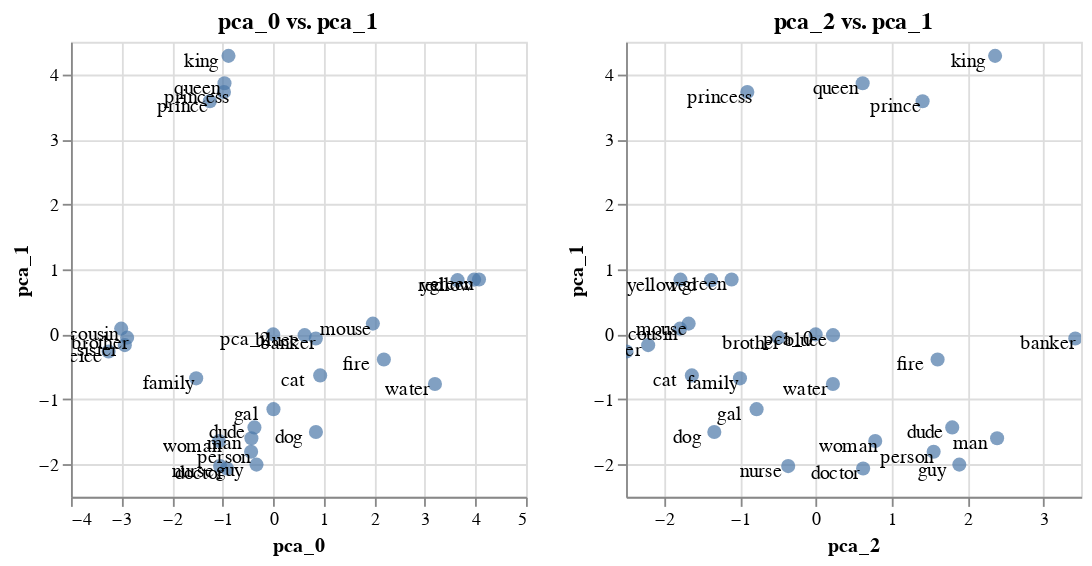

Notebook code for this chart:
### Markdown cell above
Note that we can increase the number of components and still only plot a few.

### Code cell
pca_emb = emb.transform(pca(3))

pca_emb.plot_interactive('pca_0', 'pca_1').properties(width=s, height=s) | pca_emb.plot_interactive('pca_2', 'pca_1').properties(width=s, height=s)

### Figure 1 — Vega-Lite specification as saved in the notebook (floating-point values rounded to 4 significant figures)
{"config": {"view": {"continuousWidth": 400, "continuousHeight": 300}}, "hconcat": [{"layer": [{"mark": {"type": "circle", "size": 60}, "encoding": {"tooltip": [{"type": "nominal", "field": "name"}, {"type": "nominal", "field": "original"}], "x": {"type": "quantitative", "axis": {"title": "pca_0"}, "field": "x_axis"}, "y": {"type": "quantitative", "axis": {"title": "pca_1"}, "field": "y_axis"}}, "selection": {"selector035": {"type": "interval", "bind": "scales", "encodings": ["x", "y"]}}, "title": "pca_0 vs. pca_1"}, {"mark": {"type": "text", "color": "black", "dx": -15, "dy": 3}, "encoding": {"text": {"type": "nominal", "field": "original"}, "x": {"type": "quantitative", "axis": {"title": "pca_0"}, "field": "x_axis"}, "y": {"type": "quantitative", "axis": {"title": "pca_1"}, "field": "y_axis"}}}], "data": {"name": "data-34161eebc7e6103e8e00b60ac821ba4b"}, "height": 250, "width": 250}, {"layer": [{"mark": {"type": "circle", "size": 60}, "encoding": {"tooltip": [{"type": "nominal", "field": "name"}, {"type": "nominal", "field": "original"}], "x": {"type": "quantitative", "axis": {"title": "pca_2"}, "field": "x_axis"}, "y": {"type": "quantitative", "axis": {"title": "pca_1"}, "field": "y_axis"}}, "selection": {"selector036": {"type": "interval", "bind": "scales", "encodings": ["x", "y"]}}, "title": "pca_2 vs. pca_1"}, {"mark": {"type": "text", "color": "black", "dx": -15, "dy": 3}, "encoding": {"text": {"type": "nominal", "field": "original"}, "x": {"type": "quantitative", "axis": {"title": "pca_2"}, "field": "x_axis"}, "y": {"type": "quantitative", "axis": {"title": "pca_1"}, "field": "y_axis"}}}], "data": {"name": "data-9f0900497201e19fb0785dd92e78e04e"}, "height": 250, "width": 250}], "$schema": "https://vega.github.io/schema/vega-lite/v4.0.2.json", "datasets": {"data-34161eebc7e6103e8e00b60ac821ba4b": [{"x_axis": -1.254, "y_axis": 3.587, "name": "prince", "original": "prince"}, {"x_axis": -0.9741, "y_axis": 3.729, "name": "princess", "original": "princess"}, {"x_axis": -1.05, "y_axis": -2.027, "name": "nurse", "original": "nurse"}, {"x_axis": -0.9151, "y_axis": -2.064, "name": "doctor", "original": "doctor"}, {"x_axis": 0.843, "y_axis": -0.06273, "name": "banker", "original": "banker"}, {"x_axis": -0.4313, "y_axis": -1.598, "name": "man", "original": "man"}, {"x_axis": -1.073, "y_axis": -1.642, "name": "woman", "original": "woman"}, {"x_axis": -3.007, "y_axis": 0.08845, "name": "cousin", "original": "cousin"}, {"x_axis": -3.256, "y_axis": -0.2641, "name": "neice", "original": "neice"}, {"x_axis": -0.8844, "y_axis": 4.284, "name": "king", "original": "king"}, {"x_axis": -0.9638, "y_axis": 3.863, "name": "queen", "original": "queen"}, {"x_axis": -0.3714, "y_axis": -1.431, "name": "dude", "original": "dude"}, {"x_axis": -0.3302, "y_axis": -2.004, "name": "guy", "original": "guy"}, {"x_axis": 0.005235, "y_axis": -1.151, "name": "gal", "original": "gal"}, {"x_axis": 2.189, "y_axis": -0.3875, "name": "fire", "original": "fire"}, {"x_axis": 0.8451, "y_axis": -1.501, "name": "dog", "original": "dog"}, {"x_axis": 0.9291, "y_axis": -0.6315, "name": "cat", "original": "cat"}, {"x_axis": 1.972, "y_axis": 0.1653, "name": "mouse", "original": "mouse"}, {"x_axis": 3.646, "y_axis": 0.834, "name": "red", "original": "red"}, {"x_axis": 0.6217, "y_axis": -0.01162, "name": "bluee", "original": "bluee"}, {"x_axis": 4.071, "y_axis": 0.8429, "name": "green", "original": "green"}, {"x_axis": 3.974, "y_axis": 0.8421, "name": "yellow", "original": "yellow"}, {"x_axis": 3.199, "y_axis": -0.7631, "name": "water", "original": "water"}, {"x_axis": -0.437, "y_axis": -1.806, "name": "person", "original": "person"}, {"x_axis": -1.523, "y_axis": -0.6767, "name": "family", "original": "family"}, {"x_axis": -2.889, "y_axis": -0.05042, "name": "brother", "original": "brother"}, {"x_axis": -2.936, "y_axis": -0.1657, "name": "sister", "original": "sister"}, {"x_axis": 0.0, "y_axis": 0.0, "name": "pca_2", "original": "pca_2"}], "data-9f0900497201e19fb0785dd92e78e04e": [{"x_axis": 1.41, "y_axis": 3.587, "name": "prince", "original": "prince"}, {"x_axis": -0.9015, "y_axis": 3.729, "name": "princess", "original": "princess"}, {"x_axis": -0.3621, "y_axis": -2.027, "name": "nurse", "original": "nurse"}, {"x_axis": 0.626, "y_axis": -2.064, "name": "doctor", "original": "doctor"}, {"x_axis": 3.423, "y_axis": -0.06273, "name": "banker", "original": "banker"}, {"x_axis": 2.393, "y_axis": -1.598, "name": "man", "original": "man"}, {"x_axis": 0.7856, "y_axis": -1.642, "name": "woman", "original": "woman"}, {"x_axis": -1.788, "y_axis": 0.08845, "name": "cousin", "original": "cousin"}, {"x_axis": -2.496, "y_axis": -0.2641, "name": "neice", "original": "neice"}, {"x_axis": 2.366, "y_axis": 4.284, "name": "king", "original": "king"}, {"x_axis": 0.6199, "y_axis": 3.863, "name": "queen", "original": "queen"}, {"x_axis": 1.801, "y_axis": -1.431, "name": "dude", "original": "dude"}, {"x_axis": 1.894, "y_axis": -2.004, "name": "guy", "original": "guy"}, {"x_axis": -0.779, "y_axis": -1.151, "name": "gal", "original": "gal"}, {"x_axis": 1.608, "y_axis": -0.3875, "name": "fire", "original": "fire"}, {"x_axis": -1.336, "y_axis": -1.501, "name": "dog", "original": "dog"}, {"x_axis": -1.633, "y_axis": -0.6315, "name": "cat", "original": "cat"}, {"x_axis": -1.675, "y_axis": 0.1653, "name": "mouse", "original": "mouse"}, {"x_axis": -1.379, "y_axis": 0.834, "name": "red", "original": "red"}, {"x_axis": 0.2289, "y_axis": -0.01162, "name": "bluee", "original": "bluee"}, {"x_axis": -1.108, "y_axis": 0.8429, "name": "green", "original": "green"}, {"x_axis": -1.783, "y_axis": 0.8421, "name": "yellow", "original": "yellow"}, {"x_axis": 0.2275, "y_axis": -0.7631, "name": "water", "original": "water"}, {"x_axis": 1.556, "y_axis": -1.806, "name": "person", "original": "person"}, {"x_axis": -0.9982, "y_axis": -0.6767, "name": "family", "original": "family"}, {"x_axis": -0.4908, "y_axis": -0.05042, "name": "brother", "original": "brother"}, {"x_axis": -2.209, "y_axis": -0.1657, "name": "sister", "original": "sister"}, {"x_axis": 0.0, "y_axis": 0.0, "name": "pca_0", "original": "pca_0"}]}}
